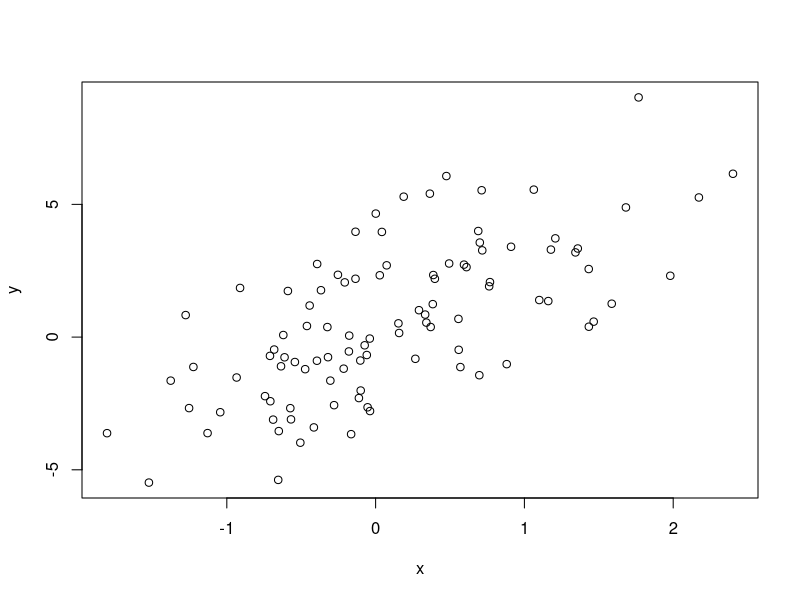

Reproduce this figure in R.
# coursera.org - Data science specialization (Johns Hopkins)
# R programming - Week 4 lesson 1 - simulation
# Juliana Cavalcanti Correa - 04/16


set.seed(1) # allows the random sequences to be reproduced

## generating random variables

# generates 10 random values following a normal distribution with mean 0 and stdv 1
x <- rnorm(10) 
summary (x)       # confirm mean and stdv

# generates 10 random values following a normal distribution with mean 20 and stdv 2
x <- rnorm(10, 20, 2) 
summary (x)       # confirm mean and stdv

# generates 10 random values following a poisson distribution with rate 2
x <- rpois(10, 2) 
summary(x)        # mean ~ 2


# generates 10 random values following a bionmial distribution with n=1 and p=0.5 (p(xi=1) = 0.5 )
x <- rbinom(10, 1, 0.5)
summary(x)        # mean ~0.5


## cumulative distribution

ppois(2, 2) # P (x <= 2 with a variable of rate 2 = 0.677)
ppois(4, 2) # P (x <= 4 with a variable of rate 2 = 0.947)


## generating random numbers from linear models

x <- rnorm(100)
e <- rnorm(100, 0 , 2) 
y <- 0.5 + 2 * x + e
plot(x, y)

x <- rnorm(100)
log.mu <- 0.5 + 0.3*x
y <- rpois(100, exp(log.mu))
summary(y)

## random sampling

# sample randomly without replacement from a vector
sample(1:10, 4)  # returns 4 random numbers between 1 and 10

# sample randomly with replacement possible
sample(1:10, 7, replace = TRUE)  # returns 4 random numbers between 1 and 10

# without the second parameter, returns a permutation of the vector
sample(1:10)